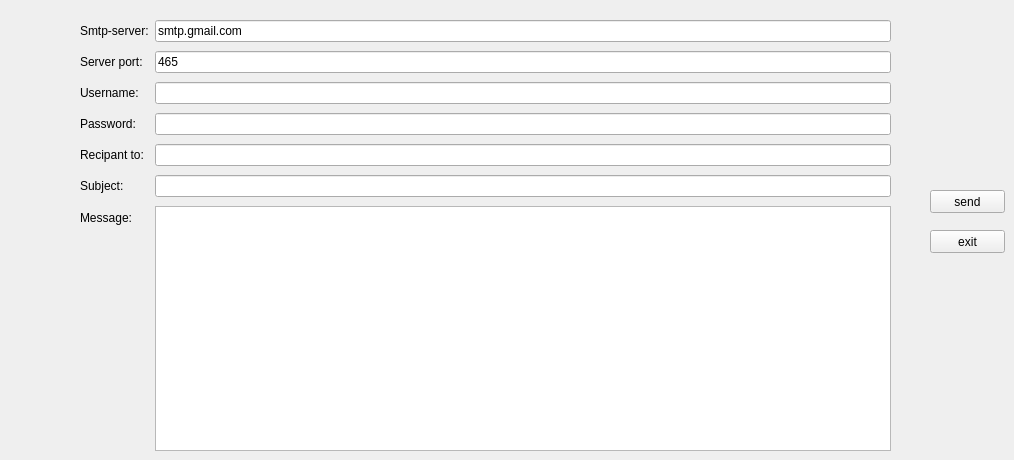
      <widget class="QWidget" name="tab_12">
       <attribute name="title">
        <string>mail sender</string>
       </attribute>
       <widget class="QWidget" name="layoutWidget_3">
        <property name="geometry">
         <rect>
          <x>80</x>
          <y>20</y>
          <width>811</width>
          <height>431</height>
         </rect>
        </property>
        <layout class="QFormLayout" name="formLayout_4">
         <property name="fieldGrowthPolicy">
          <enum>QFormLayout::ExpandingFieldsGrow</enum>
         </property>
         <property name="rowWrapPolicy">
          <enum>QFormLayout::WrapLongRows</enum>
         </property>
         <property name="verticalSpacing">
          <number>9</number>
         </property>
         <item row="0" column="0">
          <widget class="QLabel" name="label_65">
           <property name="text">
            <string>Smtp-server:</string>
           </property>
          </widget>
         </item>
         <item row="0" column="1">
          <widget class="QLineEdit" name="server_4">
           <property name="text">
            <string>smtp.gmail.com</string>
           </property>
          </widget>
         </item>
         <item row="1" column="0">
          <widget class="QLabel" name="label_66">
           <property name="text">
            <string>Server port:</string>
           </property>
          </widget>
         </item>
         <item row="1" column="1">
          <widget class="QLineEdit" name="port_4">
           <property name="text">
            <string>465</string>
           </property>
          </widget>
         </item>
         <item row="3" column="0">
          <widget class="QLabel" name="label_67">
           <property name="text">
            <string>Username:</string>
           </property>
          </widget>
         </item>
         <item row="3" column="1">
          <widget class="QLineEdit" name="uname_4"/>
         </item>
         <item row="4" column="0">
          <widget class="QLabel" name="label_68">
           <property name="text">
            <string>Password:</string>
           </property>
          </widget>
         </item>
         <item row="4" column="1">
          <widget class="QLineEdit" name="paswd_4">
           <property name="inputMask">
            <string/>
           </property>
           <property name="echoMode">
            <enum>QLineEdit::Password</enum>
           </property>
          </widget>
         </item>
         <item row="5" column="0">
          <widget class="QLabel" name="label_69">
           <property name="text">
            <string>Recipant to:</string>
           </property>
          </widget>
         </item>
         <item row="5" column="1">
          <widget class="QLineEdit" name="rcpt_4"/>
         </item>
         <item row="6" column="0">
          <widget class="QLabel" name="label_70">
           <property name="text">
            <string>Subject:</string>
           </property>
          </widget>
         </item>
         <item row="6" column="1">
          <widget class="QLineEdit" name="subject_4"/>
         </item>
         <item row="7" column="0">
          <widget class="QLabel" name="label_71">
           <property name="text">
            <string>Message:</string>
           </property>
          </widget>
         </item>
         <item row="7" column="1">
          <widget class="QPlainTextEdit" name="msg_4"/>
         </item>
        </layout>
       </widget>
       <widget class="QPushButton" name="sendBtn_3">
        <property name="geometry">
         <rect>
          <x>930</x>
          <y>190</y>
          <width>75</width>
          <height>23</height>
         </rect>
        </property>
        <property name="text">
         <string>send</string>
        </property>
       </widget>
       <widget class="QPushButton" name="exitBtn_3">
        <property name="geometry">
         <rect>
          <x>930</x>
          <y>230</y>
          <width>75</width>
          <height>23</height>
         </rect>
        </property>
        <property name="text">
         <string>exit</string>
        </property>
       </widget>
      </widget>
